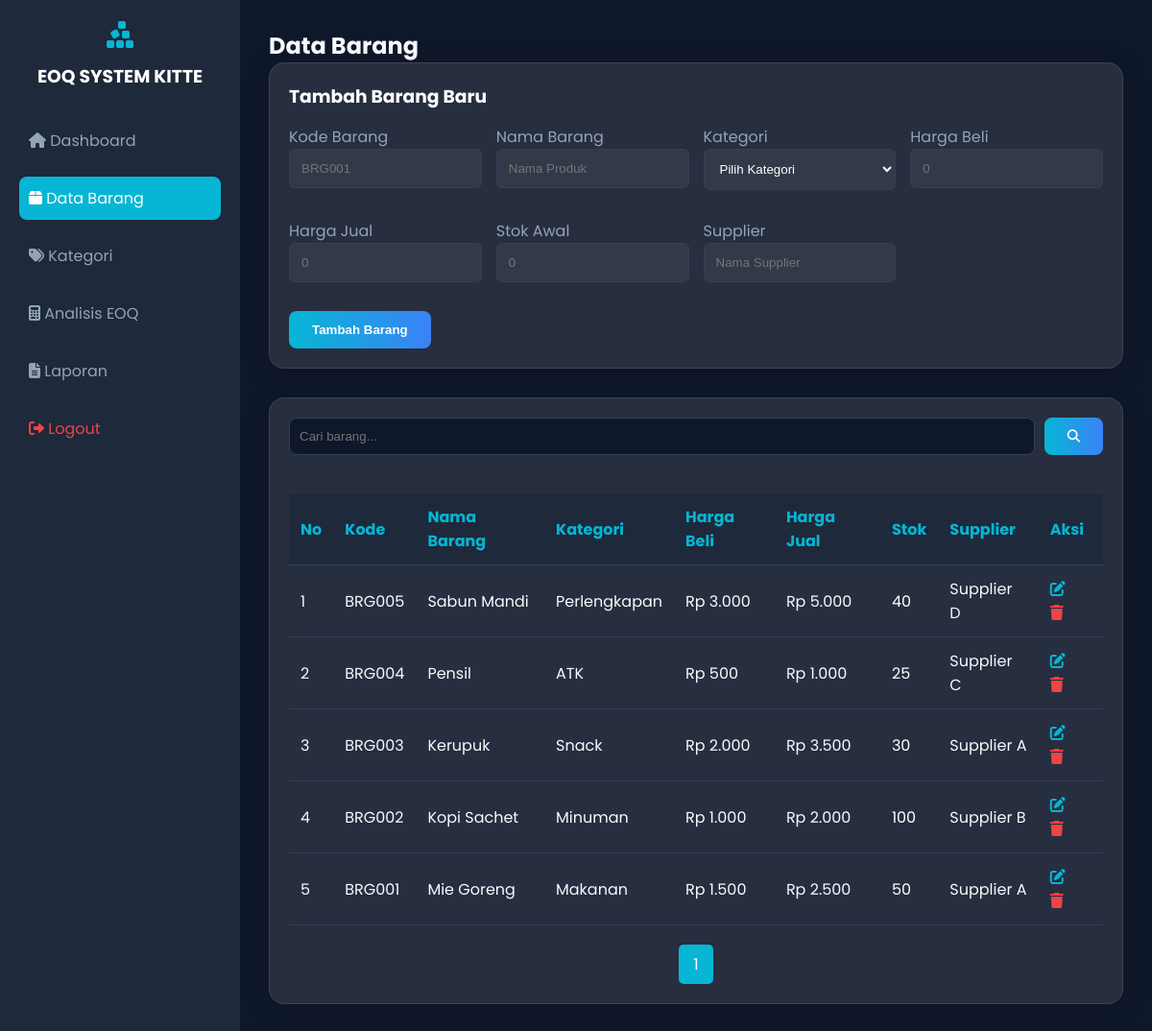
The page /produk.php (signed in) on the database its author committed.
### tables this page shows
CREATE TABLE barang (
    id_barang INT AUTO_INCREMENT PRIMARY KEY,
    kode_barang VARCHAR(20) UNIQUE,
    nama_barang VARCHAR(100),
    id_kategori INT,
    harga_beli DECIMAL(12,0),
    harga_jual DECIMAL(12,0),
    stok INT,
    supplier VARCHAR(100),
    created_at TIMESTAMP DEFAULT CURRENT_TIMESTAMP,
    FOREIGN KEY (id_kategori) REFERENCES kategori(id_kategori)
);

CREATE TABLE kategori (
    id_kategori INT AUTO_INCREMENT PRIMARY KEY,
    nama_kategori VARCHAR(50)
);

### produk.php (the view, shortened to what this page needs)
<?php
include 'koneksi.php';
$page = isset($_GET['page']) ? $_GET['page'] : 1;
$limit = 10;
$start = ($page - 1) * $limit;
$where = "";
$query_barang = mysqli_query($conn, "SELECT b.*, k.nama_kategori FROM barang b LEFT JOIN kategori k ON b.id_kategori = k.id_kategori $where ORDER BY b.id_barang DESC LIMIT $start, $limit");
$total = mysqli_num_rows(mysqli_query($conn, "SELECT * FROM barang"));
$pages = ceil($total / $limit);
?>
<!DOCTYPE html>
<html lang="id">
<head>
    <link rel="stylesheet" href="style.css">
    <link rel="stylesheet" href="https://cdnjs.cloudflare.com/ajax/libs/font-awesome/6.4.0/css/all.min.css">
</head>
<body>
    <div class="grid-container">
        <aside class="sidebar">
            <div style="text-align: center; margin-bottom: 30px;">
                <i class="fa-solid fa-cubes-stacked" style="font-size: 2rem; color: #06b6d4;"></i>
                <h3 style="margin-top: 10px; color: white;">EOQ SYSTEM KITTE</h3>
            </div>
            <ul>
                <li><a href="dashboard.php"><i class="fa-solid fa-house"></i> Dashboard</a></li>
                <li><a href="produk.php" class="active"><i class="fa-solid fa-box"></i> Data Barang</a></li>
                <li><a href="kategori.php"><i class="fa-solid fa-tags"></i> Kategori</a></li>
                <li><a href="eoq.php"><i class="fa-solid fa-calculator"></i> Analisis EOQ</a></li>
                <li><a href="laporan.php"><i class="fa-solid fa-file-lines"></i> Laporan</a></li>
                <li><a href="logout.php" style="color: #ef4444;"><i class="fa-solid fa-right-from-bracket"></i> Logout</a></li>
            </ul>
        </aside>
        <main class="content">
            <h2>Data Barang</h2>
            <div class="glass-card" style="margin-bottom: 30px;">
                <h3 style="margin-bottom: 15px; color: white;">Tambah Barang Baru</h3>
                <form method="POST">
                    <div style="display: grid; grid-template-columns: repeat(auto-fit, minmax(200px, 1fr)); gap: 15px;">
                        <div class="form-group">
                            <label style="color: #94a3b8;">Kode Barang</label>
                            <input type="text" name="kode_barang" class="form-control" placeholder="BRG001" required>
                        </div>
                        <div class="form-group">
                            <label style="color: #94a3b8;">Nama Barang</label>
                            <input type="text" name="nama_barang" class="form-control" placeholder="Nama Produk" required>
                        </div>
                        <div class="form-group">
                            <label style="color: #94a3b8;">Kategori</label>
                            <select name="id_kategori" class="form-control" required>
                                <option value="">Pilih Kategori</option>
                            </select>
                        </div>
                        <div class="form-group">
                            <label style="color: #94a3b8;">Harga Beli</label>
                            <input type="number" name="harga_beli" class="form-control" placeholder="0" required>
                        </div>
                        <div class="form-group">
                            <label style="color: #94a3b8;">Harga Jual</label>
                            <input type="number" name="harga_jual" class="form-control" placeholder="0" required>
                        </div>
                        <div class="form-group">
                            <label style="color: #94a3b8;">Stok Awal</label>
                            <input type="number" name="stok" class="form-control" placeholder="0" required>
                        </div>
                        <div class="form-group">
                            <label style="color: #94a3b8;">Supplier</label>
                            <input type="text" name="supplier" class="form-control" placeholder="Nama Supplier">
                        </div>
                    </div>
                    <button type="submit" name="tambah" class="btn-primary" style="margin-top: 15px;">Tambah Barang</button>
                </form>
            </div>
            <div class="glass-card">
                <div class="search-box">
                    <form method="GET" style="display: flex; width: 100%; gap: 10px;">
                        <input type="text" name="cari" placeholder="Cari barang..." value="<?= isset($_GET['cari']) ? $_GET['cari'] : ''; ?>">
                        <button type="submit" class="btn-primary"><i class="fa-solid fa-search"></i></button>
                    </form>
                </div>
                <div class="table-responsive">
                    <table>
                        <thead>
                            <tr>
                                <th>No</th>
                                <th>Kode</th>
                                <th>Nama Barang</th>
                                <th>Kategori</th>
                                <th>Harga Beli</th>
                                <th>Harga Jual</th>
                                <th>Stok</th>
                                <th>Supplier</th>
                                <th>Aksi</th>
                            </tr>
                        </thead>
                        <tbody>
                            <?php $no = $start + 1; while ($b = mysqli_fetch_assoc($query_barang)): ?>
                            <tr>
                                <td><?= $no++; ?></td>
                                <td><?= $b['kode_barang']; ?></td>
                                <td><?= $b['nama_barang']; ?></td>
                                <td><?= $b['nama_kategori']; ?></td>
                                <td>Rp <?= number_format($b['harga_beli'], 0, ',', '.'); ?></td>
                                <td>Rp <?= number_format($b['harga_jual'], 0, ',', '.'); ?></td>
                                <td style="color: <?= $b['stok'] < 10 ? '#ef4444' : 'white'; ?>;"><?= $b['stok']; ?></td>
                                <td><?= $b['supplier']; ?></td>
                                <td>
                                    <a href="?edit=<?= $b['id_barang']; ?>" style="color: #06b6d4; margin-right: 10px;"><i class="fa-solid fa-edit"></i></a>
                                    <a href="?hapus=<?= $b['id_barang']; ?>" style="color: #ef4444;" onclick="return confirm('Yakin hapus?')"><i class="fa-solid fa-trash"></i></a>
                                </td>
                            </tr>
                            <?php endwhile; ?>
                        </tbody>
                    </table>
                </div>
                <div style="display: flex; justify-content: center; gap: 10px; margin-top: 20px;">
                    <?php for ($i = 1; $i <= $pages; $i++): ?>
                    <a href="?page=<?= $i; ?>" style="padding: 8px 15px; background: <?= $page == $i ? '#06b6d4' : '#334155'; ?>; color: white; border-radius: 5px; text-decoration: none;"><?= $i; ?></a>
                    <?php endfor; ?>
                </div>
            </div>
        </main>
    </div>
</body>
</html>

### style.css (style rules this page uses)
:root { --primary: #0f172a; --accent: #06b6d4; --glass: rgba(255, 255, 255, 0.1); --text: #f8fafc; }
* { box-sizing: border-box; margin: 0; padding: 0; }
body { font-family: "Poppins", sans-serif; background: var(--primary); color: var(--text); overflow-x: hidden; }
.glass-card { background: var(--glass); backdrop-filter: blur(10px); border: 1px solid rgba(255, 255, 255, 0.1); border-radius: 16px; padding: 20px; box-shadow: 0 4px 30px rgba(0, 0, 0, 0.1); }
.btn-primary { background: linear-gradient(90deg, #06b6d4, #3b82f6); border: none; padding: 12px 24px; color: white; border-radius: 8px; font-weight: 600; cursor: pointer; transition: 0.3s; }
.grid-container { display: grid; grid-template-columns: 250px 1fr; min-height: 100vh; }
.sidebar { background: #1e293b; padding: 20px; }
.sidebar ul { list-style: none; margin-top: 30px; }
.sidebar li { margin-bottom: 15px; }
.sidebar a { color: #94a3b8; text-decoration: none; display: block; padding: 10px; border-radius: 8px; transition: 0.3s; }
.sidebar a:hover, .sidebar a.active { background: var(--accent); color: white; }
.content { padding: 30px; background: #0f172a; }
.form-group { margin-bottom: 15px; }
.form-control { width: 100%; padding: 12px; background: rgba(255, 255, 255, 0.05); border: 1px solid #334155; color: white; border-radius: 6px; }
.table-responsive { overflow-x: auto; }
table { width: 100%; border-collapse: collapse; margin-top: 20px; }
th, td { padding: 12px; text-align: left; border-bottom: 1px solid #334155; }
th { background: #1e293b; color: var(--accent); }

### rows shown on the page
barang: kode_barang "BRG005", nama_barang "Sabun Mandi", id_kategori.nama_kategori "Perlengkapan", harga_beli "3.000", harga_jual "5.000", stok "40", supplier "Supplier D"
barang: kode_barang "BRG004", nama_barang "Pensil", id_kategori.nama_kategori "ATK", harga_beli "500", harga_jual "1.000", stok "25", supplier "Supplier C"
barang: kode_barang "BRG003", nama_barang "Kerupuk", id_kategori.nama_kategori "Snack", harga_beli "2.000", harga_jual "3.500", stok "30", supplier "Supplier A"
barang: kode_barang "BRG002", nama_barang "Kopi Sachet", id_kategori.nama_kategori "Minuman", harga_beli "1.000", harga_jual "2.000", stok "100", supplier "Supplier B"
barang: kode_barang "BRG001", nama_barang "Mie Goreng", id_kategori.nama_kategori "Makanan", harga_beli "1.500", harga_jual "2.500", stok "50", supplier "Supplier A"
